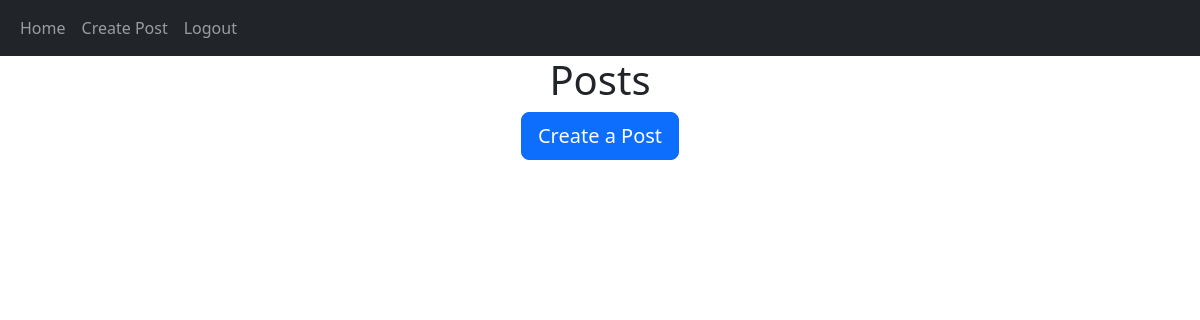
The page / (signed in) on the database as committed earlier.
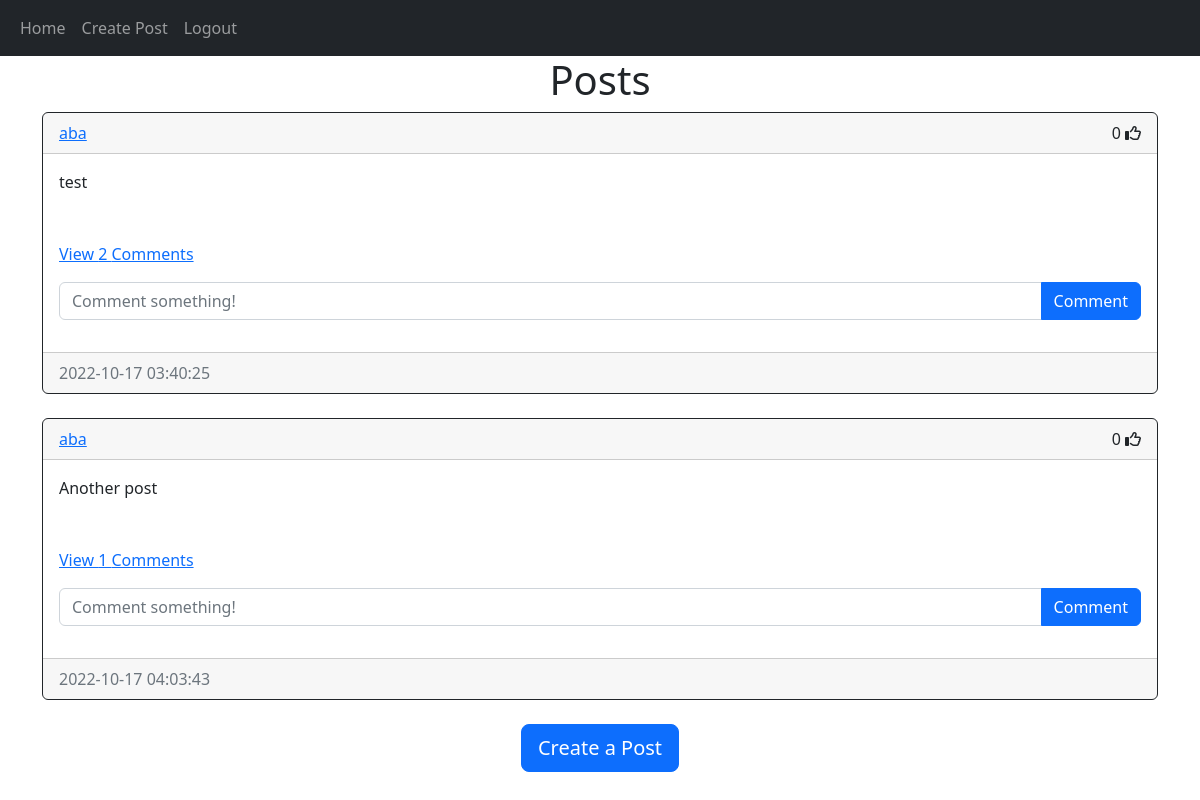
The same page on the database as committed later.
### web/models.py (models this page shows)
class Post(db.Model):
    id = db.Column(db.Integer, primary_key=True)
    text = db.Column(db.Text, nullable=False)
    date_created = db.Column(db.DateTime(timezone=True), default=func.now())
    author = db.Column(db.Integer, db.ForeignKey('user.id', ondelete="CASCADE"), nullable=False)
    comments = db.relationship('Comment', backref="post", passive_deletes=True)
    likes = db.relationship('Like', backref="post", passive_deletes=True)

class User(db.Model, UserMixin):
    id = db.Column(db.Integer, primary_key=True)
    email = db.Column(db.String(150), unique=True)
    username = db.Column(db.String(150), unique=True)
    password = db.Column(db.String(150))
    date_created = db.Column(db.DateTime(timezone=True), default=func.now())
    posts = db.relationship('Post', backref="user", passive_deletes=True)
    comments = db.relationship('Comment', backref="user", passive_deletes=True)
    likes = db.relationship('Like', backref="user", passive_deletes=True)

### web/views.py (the view)
@views.route('/')
@login_required
def home():
    posts = Post.query.all()
    return render_template("posts_div.html", user=current_user, posts=posts)

### web/__init__.py (called while the page is built)
def create_app():
    app = Flask(__name__)
    app.config['SECRET_KEY'] = "helloworld"
    app.config['SQLALCHEMY_DATABASE_URI'] = f'sqlite:///{DB_NAME}'
    db.init_app(app)
    from .views import views
    from .auth import auth
    app.register_blueprint(views, url_prefix="/")
    app.register_blueprint(auth, url_prefix="/")
    from .models import User, Post, Comment, Like
    create_database(app)
    login_manager = LoginManager()
    login_manager.login_view = "auth.login"
    login_manager.init_app(app)
    @login_manager.user_loader
    def load_user(id):
        return User.query.get(int(id))
    return app

### web/templates/posts_div.html (shortened to what this page needs)
{% extends "base.html" %} {% block title %}Home{% endblock %} {% block content
   %}
   <h1 align="center">{% block header %}Posts{% endblock %}</h1>
   <div id="posts">
     {% for post in posts %}
     <div class="card border-dark">
       <div class="card-header d-flex justify-content-between align-items-center">
         <a href="/posts/{{post.user.username}}">{{post.user.username}}</a>
         <div>
          <span id="likes-count-{{post.id}}">
            {{ post.likes|length }}</span>
          {% if user.id in post.likes|map(attribute="author")|list %}
          <i
            class="fas fa-thumbs-up"
            id="like-button-{{post.id}}"
            onclick="like({{post.id}})"
          ></i>
          {% else %}
          <i
            class="far fa-thumbs-up"
            id="like-button-{{post.id}}"
            onclick="like({{post.id}})"
          ></i>
          {% endif %}
        </div>
       </div>
       <div class="card-body">
         <div class="card-text">{{post.text}}</div>
         <br />
         <br />
          <p class="card-text">
          {% if post.comments|length > 0 %}
            <a data-bs-toggle="collapse" href="#comments-{{post.id}}" role="button">
              <small">View {{post.comments|length}} Comments</small>
            </a>
          {% else %}
            <small class="text-muted">No Comments</small>
          {% endif %}
          </p>
         <form class="input-group mb-3" method="POST" action="/create-comment/{{post.id}}">
            <input type="text" id="text" name="text" class="form-control" placeholder="Comment something!" />
            <button type="submit" class="btn btn-primary">Comment</button>
         </form>
       </div>
       <div class="card-footer text-muted">{{post.date_created}}</div>
     </div>
     <br/ > {% endfor %}
   </div>
   {% block footer %}
   <div align="center">
     <a href="/create-post"
       ><button type="button" class="btn btn-primary btn-lg">
         Create a Post
       </button></a
     >
   </div>
   {% endblock %} {% endblock %}

### web/templates/base.html (shortened to what this page needs)
<!DOCTYPE html>
<html lang="en">
<head>
    <link rel="stylesheet" href="https://cdn.jsdelivr.net/npm/bootstrap@5.2.2/dist/css/bootstrap.min.css" />
</head>
<body>
    <nav class="navbar navbar-expand-lg navbar-dark bg-dark">
        <div class="container-fluid">
            <div class="collapse navbar-collapse" id="navbar">
            <div class="navbar-nav">
                <a class="nav-item nav-link" href="/">Home</a>
                {% if user.is_authenticated %}
                    <a class="nav-item nav-link" href="/create-post">Create Post</a>
                    <a class="nav-item nav-link" href="/logout">Logout</a>
                {% else %}
                    <a class="nav-item nav-link" href="/login">Login</a>
                    <a class="nav-item nav-link" href="/signup">Sign Up</a>
                {% endif %}
            </div>
            </div>
        </div>
    </nav>
    <div class="container">
        {% block content %} {% endblock %}
    </div>
</body>
</html>

Rows that differ between the two databases and show on the page:
added Post: user.username "aba", likes|length "0", text "test", comments|length "2", date_created "2022-10-17 03:40:25"
added Post: user.username "aba", likes|length "0", text "Another post", comments|length "1", date_created "2022-10-17 04:03:43"
